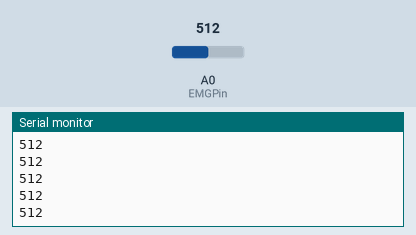
A sketch run on a simulated Arduino Uno, built with avr-gcc and run on an emulated ATmega328P. On the bench: the last lines printed to the serial monitor. The inputs (shaded band) are chosen by the test bench; at power-on: A0 (EMGPin) = 512.

Above: at 1.2 s.
1.3 s: A0 (EMGPin) set to 716
At 1.32 s:
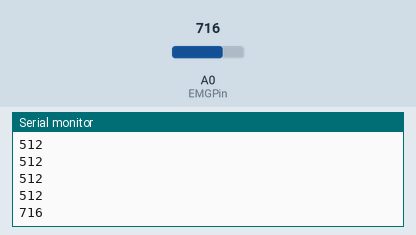
2.8 s: A0 (EMGPin) set to 900
At 2.83 s:
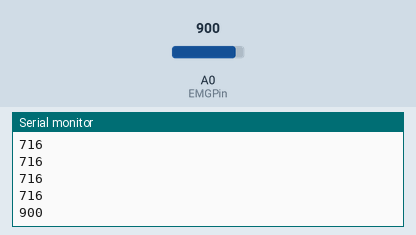
Timing chart, 0 to 5.8 s (numbered marks = the images above; inputs shaded):
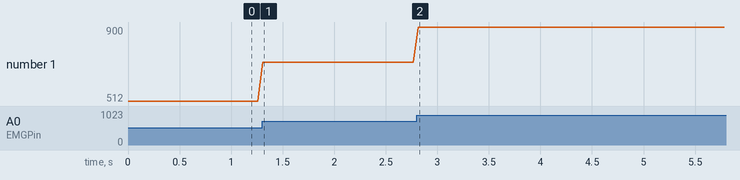

The sketch:

emg_test.ino
```cpp
int EMGPin = A0;
int EMGVal = 0;

void setup() {
Serial.begin(115200);
pinMode(EMGPin,INPUT);
}

void loop() {
EMGVal = analogRead(EMGPin);
Serial.println(EMGVal);
delay(50);
}
```

Measured:
- after the input at 1.3 s, the serial monitor: prints a new line at once (image 1)
- after the input at 2.8 s, the serial monitor: prints a new line at once (image 2)
- plotted number 1: 512 → 716 after the input at 1.3 s, 716 → 900 after the input at 2.8 s
